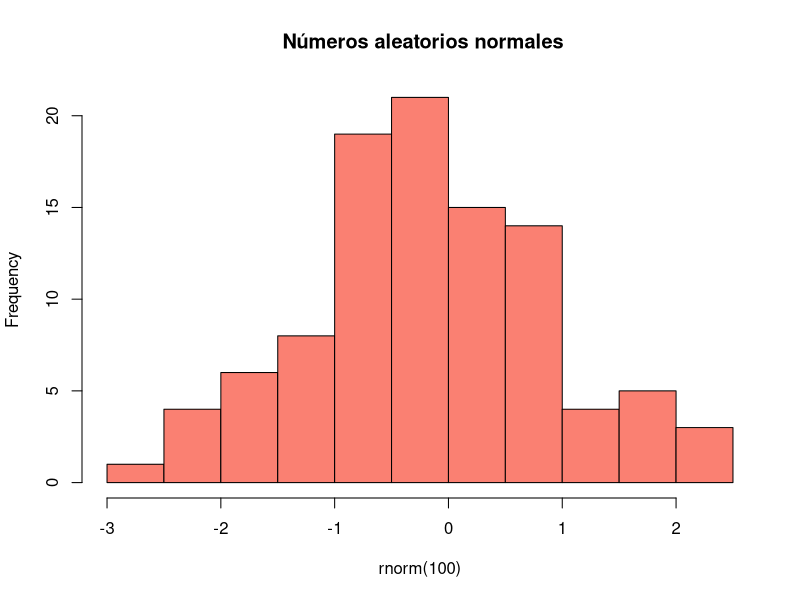

Here is the R script that generated this plot:
## ---- chunk 1
1+3
4-5
2*3
4/5
2^3
1/(1/(1+2)^2)
## ---- chunk 2
1 == 2  # ¿es igual?
3 != 4  # ¿es diferente?
pi > 4  #  ¿es mayor?
## ---- chunk 3
typeof(1L)  #entero
typeof(1)  #entero
typeof(3.5)  #real
typeof("abc")  # cadena
typeof(TRUE)   #lógico o Booleano
## ---- chunk 4
a <- 5
numero1 = 8
histo <- hist(rnorm(100),main=" Números aleatorios normales",col="salmon")
7.3 -> b
## ---- chunk 5
v1 <- c(1,2,3,4,5)
v2 <- c(TRUE, TRUE,FALSE)
edad <- c(20,21,20,18,20.5)
v3 <- 1:5
v3
v4 <- c(c(1,2,3),c(4,5,6))
v4
v5 <- seq(2,34,5)
v5
v6 <- c(4,5,6)
v1 + v6
v7 <- c(1,TRUE,"a")
v7
v8 <- c(NA,1,2,NA,8)
complete.cases(v8)
which.max(edad)
edad[which.max(edad)]
## ---- chunk 6
edad[3]
edad[3:5]
## ---- chunk 7
is.vector(v1)
## ---- chunk 8
typeof(v1)
typeof(v2)
typeof(edad)
class(v1)
class(edad)
typeof(v7)
typeof(v8)
## ---- chunk 9
mean(v8)
mean(v8,na.rm=TRUE)
## ---- chunk 10

3:45
99:1
letters
LETTERS
colors()
runif(200,6,9)
rep(2,5)
rep("a",4)
## ---- chunk 11
head(runif(200,6,9))
tail(LETTERS)
LETTERS[3:9]
tail(colors())
## ---- chunk 12
vector <- c(2,3,4,5,4,3,2,3,4,5,6,7,8,9,1)
vector > 5
vector[vector>5]
length(vector)
sort(vector)
unique(vector)
table(vector)
rev(vector)
sum(vector)
prod(vector)
w1 <- c(1,2,3)
w2 <- c(3,4,5)
rbind(w1,w2)
w1 + w2
w1 * w2
## ---- chunk 13
m1 <- matrix(1:9, nrow=3)
m2 <- matrix(1:9, byrow=TRUE, nrow=3)
m3 <- matrix(c(11,-2,3.1,42),nrow=2)
m1;m2;m3
## ---- chunk 14
m2[2,]
m2[,3]
m2[2,3]
## ---- chunk 15
colnames(m2) <- c("v1", "v2", "v3")
m2
## ---- chunk 16
l1 <- list("matriz1"=m1, "matriz2"=m2, "vector1"=v1, "vector2"=v2,"numero"=1)
l1
l1$matriz2
## ---- chunk 17
df1 <- data.frame(edad= c(20,23,26,30), peso=c(45,56,78,55),genero=c("m","f","f","m"))
typeof(df1)
df1
filas <- df1$edad > 25
df1[filas,]
## ---- chunk 18
mat <- matrix(1:50,nrow=10)
Mdf <- as.data.frame(mat)
Mdf
## ---- chunk 19
dim(df1)  # dimensión
length(df1)   # total de datos
names(df1)   # variables
head(df1)   # primeras filas 
tail(df1)   # últimas filas
nrow(df1)   # número de filas 
ncol(df1)   # número de columnas
summary(df1)  # resumen de estadísticas
## ---- chunk 20
df1$edad
df1[1]
df1["edad"]
df1[,"edad"]
df1[-2,]
df1[[2]]
df1[2,3]
df1[,-2]
## ---- chunk 21
estatura <- c(158,160,172,180)
df2 <- cbind(df1,estatura)
df2
## ---- chunk 22
# Creando un vector de datos cualitativos
x <- c("female", "male", "male", "female")
print(x)

# Convirtiendo el vector en factor 
# nombre genero 
genero <- factor(x)
print(genero)
is.factor(genero)
## ---- chunk 23
data_package = data(package="datasets")
datasets <- as.data.frame(data_package[[3]])$Item
datasets
## ---- chunk 24
iris <- iris
str(iris)
## ---- chunk 25
head(iris)
